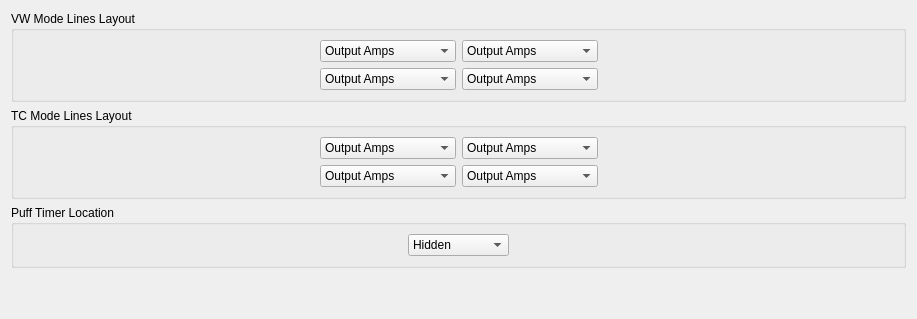
          <widget class="QWidget" name="tab_19">
           <attribute name="title">
            <string>Layout</string>
           </attribute>
           <layout class="QVBoxLayout" name="verticalLayout_17">
            <item>
             <widget class="QGroupBox" name="groupBox_3">
              <property name="title">
               <string>VW Mode Lines Layout</string>
              </property>
              <layout class="QGridLayout" name="gridLayout_20">
               <item row="0" column="0">
                <spacer name="horizontalSpacer_10">
                 <property name="orientation">
                  <enum>Qt::Horizontal</enum>
                 </property>
                 <property name="sizeHint" stdset="0">
                  <size>
                   <width>242</width>
                   <height>20</height>
                  </size>
                 </property>
                </spacer>
               </item>
               <item row="0" column="1">
                <widget class="QComboBox" name="screenVWL1Combo">
                 <item>
                  <property name="text">
                   <string>Output Amps</string>
                  </property>
                 </item>
                 <item>
                  <property name="text">
                   <string>Live Resistance</string>
                  </property>
                 </item>
                 <item>
                  <property name="text">
                   <string>Coil Temperature</string>
                  </property>
                 </item>
                 <item>
                  <property name="text">
                   <string>Puffs</string>
                  </property>
                 </item>
                 <item>
                  <property name="text">
                   <string>Puffs Time</string>
                  </property>
                 </item>
                 <item>
                  <property name="text">
                   <string>Battery(s) Volts</string>
                  </property>
                 </item>
                 <item>
                  <property name="text">
                   <string>Battery + V</string>
                  </property>
                 </item>
                 <item>
                  <property name="text">
                   <string>Battery %</string>
                  </property>
                 </item>
                 <item>
                  <property name="text">
                   <string>Board Temperature</string>
                  </property>
                 </item>
                 <item>
                  <property name="text">
                   <string>Last Puff Time</string>
                  </property>
                 </item>
                 <item>
                  <property name="text">
                   <string>Last Power</string>
                  </property>
                 </item>
                 <item>
                  <property name="text">
                   <string>Last Temperature</string>
                  </property>
                 </item>
                </widget>
               </item>
               <item row="0" column="2">
                <widget class="QComboBox" name="screenVWL2Combo">
                 <item>
                  <property name="text">
                   <string>Output Amps</string>
                  </property>
                 </item>
                 <item>
                  <property name="text">
                   <string>Live Resistance</string>
                  </property>
                 </item>
                 <item>
                  <property name="text">
                   <string>Coil Temperature</string>
                  </property>
                 </item>
                 <item>
                  <property name="text">
                   <string>Puffs</string>
                  </property>
                 </item>
                 <item>
                  <property name="text">
                   <string>Puffs Time</string>
                  </property>
                 </item>
                 <item>
                  <property name="text">
                   <string>Battery(s) Volts</string>
                  </property>
                 </item>
                 <item>
                  <property name="text">
                   <string>Battery + V</string>
                  </property>
                 </item>
                 <item>
                  <property name="text">
                   <string>Battery %</string>
                  </property>
                 </item>
                 <item>
                  <property name="text">
                   <string>Board Temperature</string>
                  </property>
                 </item>
                 <item>
                  <property name="text">
                   <string>Last Puff Time</string>
                  </property>
                 </item>
                 <item>
                  <property name="text">
                   <string>Last Power</string>
                  </property>
                 </item>
                 <item>
                  <property name="text">
                   <string>Last Temperature</string>
                  </property>
                 </item>
                </widget>
               </item>
               <item row="0" column="3">
                <spacer name="horizontalSpacer_11">
                 <property name="orientation">
                  <enum>Qt::Horizontal</enum>
                 </property>
                 <property name="sizeHint" stdset="0">
                  <size>
                   <width>241</width>
                   <height>20</height>
                  </size>
                 </property>
                </spacer>
               </item>
               <item row="1" column="1">
                <widget class="QComboBox" name="screenVWL3Combo">
                 <item>
                  <property name="text">
                   <string>Output Amps</string>
                  </property>
                 </item>
                 <item>
                  <property name="text">
                   <string>Live Resistance</string>
                  </property>
                 </item>
                 <item>
                  <property name="text">
                   <string>Coil Temperature</string>
                  </property>
                 </item>
                 <item>
                  <property name="text">
                   <string>Puffs</string>
                  </property>
                 </item>
                 <item>
                  <property name="text">
                   <string>Puffs Time</string>
                  </property>
                 </item>
                 <item>
                  <property name="text">
                   <string>Battery(s) Volts</string>
                  </property>
                 </item>
                 <item>
                  <property name="text">
                   <string>Battery + V</string>
                  </property>
                 </item>
                 <item>
                  <property name="text">
                   <string>Battery %</string>
                  </property>
                 </item>
                 <item>
                  <property name="text">
                   <string>Board Temperature</string>
                  </property>
                 </item>
                 <item>
                  <property name="text">
                   <string>Last Puff Time</string>
                  </property>
                 </item>
                 <item>
                  <property name="text">
                   <string>Last Power</string>
                  </property>
                 </item>
                 <item>
                  <property name="text">
                   <string>Last Temperature</string>
                  </property>
                 </item>
                </widget>
               </item>
               <item row="1" column="2">
                <widget class="QComboBox" name="screenVWL4Combo">
                 <item>
                  <property name="text">
                   <string>Output Amps</string>
                  </property>
                 </item>
                 <item>
                  <property name="text">
                   <string>Live Resistance</string>
                  </property>
                 </item>
                 <item>
                  <property name="text">
                   <string>Coil Temperature</string>
                  </property>
                 </item>
                 <item>
                  <property name="text">
                   <string>Puffs</string>
                  </property>
                 </item>
                 <item>
                  <property name="text">
                   <string>Puffs Time</string>
                  </property>
                 </item>
                 <item>
                  <property name="text">
                   <string>Battery(s) Volts</string>
                  </property>
                 </item>
                 <item>
                  <property name="text">
                   <string>Battery + V</string>
                  </property>
                 </item>
                 <item>
                  <property name="text">
                   <string>Battery %</string>
                  </property>
                 </item>
                 <item>
                  <property name="text">
                   <string>Board Temperature</string>
                  </property>
                 </item>
                 <item>
                  <property name="text">
                   <string>Last Puff Time</string>
                  </property>
                 </item>
                 <item>
                  <property name="text">
                   <string>Last Power</string>
                  </property>
                 </item>
                 <item>
                  <property name="text">
                   <string>Last Temperature</string>
                  </property>
                 </item>
                </widget>
               </item>
              </layout>
             </widget>
            </item>
            <item>
             <widget class="QGroupBox" name="groupBox_4">
              <property name="title">
               <string>TC Mode Lines Layout</string>
              </property>
              <layout class="QGridLayout" name="gridLayout_21">
               <item row="0" column="0">
                <spacer name="horizontalSpacer_12">
                 <property name="orientation">
                  <enum>Qt::Horizontal</enum>
                 </property>
                 <property name="sizeHint" stdset="0">
                  <size>
                   <width>242</width>
                   <height>20</height>
                  </size>
                 </property>
                </spacer>
               </item>
               <item row="0" column="1">
                <widget class="QComboBox" name="screenTCL1Combo">
                 <item>
                  <property name="text">
                   <string>Output Amps</string>
                  </property>
                 </item>
                 <item>
                  <property name="text">
                   <string>Live Resistance</string>
                  </property>
                 </item>
                 <item>
                  <property name="text">
                   <string>Coil Temperature</string>
                  </property>
                 </item>
                 <item>
                  <property name="text">
                   <string>Puffs</string>
                  </property>
                 </item>
                 <item>
                  <property name="text">
                   <string>Puffs Time</string>
                  </property>
                 </item>
                 <item>
                  <property name="text">
                   <string>Battery(s) Volts</string>
                  </property>
                 </item>
                 <item>
                  <property name="text">
                   <string>Battery + V</string>
                  </property>
                 </item>
                 <item>
                  <property name="text">
                   <string>Battery %</string>
                  </property>
                 </item>
                 <item>
                  <property name="text">
                   <string>Board Temperature</string>
                  </property>
                 </item>
                 <item>
                  <property name="text">
                   <string>Last Puff Time</string>
                  </property>
                 </item>
                 <item>
                  <property name="text">
                   <string>Last Power</string>
                  </property>
                 </item>
                 <item>
                  <property name="text">
                   <string>Last Temperature</string>
                  </property>
                 </item>
                </widget>
               </item>
               <item row="0" column="2">
                <widget class="QComboBox" name="screenTCL2Combo">
                 <item>
                  <property name="text">
                   <string>Output Amps</string>
                  </property>
                 </item>
                 <item>
                  <property name="text">
                   <string>Live Resistance</string>
                  </property>
                 </item>
                 <item>
                  <property name="text">
                   <string>Coil Temperature</string>
                  </property>
                 </item>
                 <item>
                  <property name="text">
                   <string>Puffs</string>
                  </property>
                 </item>
                 <item>
                  <property name="text">
                   <string>Puffs Time</string>
                  </property>
                 </item>
                 <item>
                  <property name="text">
                   <string>Battery(s) Volts</string>
                  </property>
                 </item>
                 <item>
                  <property name="text">
                   <string>Battery + V</string>
                  </property>
                 </item>
                 <item>
                  <property name="text">
                   <string>Battery %</string>
                  </property>
                 </item>
                 <item>
                  <property name="text">
                   <string>Board Temperature</string>
                  </property>
                 </item>
                 <item>
                  <property name="text">
                   <string>Last Puff Time</string>
                  </property>
                 </item>
                 <item>
                  <property name="text">
                   <string>Last Power</string>
                  </property>
                 </item>
                 <item>
                  <property name="text">
                   <string>Last Temperature</string>
                  </property>
                 </item>
                </widget>
               </item>
               <item row="0" column="3">
                <spacer name="horizontalSpacer_13">
                 <property name="orientation">
                  <enum>Qt::Horizontal</enum>
                 </property>
                 <property name="sizeHint" stdset="0">
                  <size>
                   <width>241</width>
                   <height>20</height>
                  </size>
                 </property>
                </spacer>
               </item>
               <item row="1" column="1">
                <widget class="QComboBox" name="screenTCL3Combo">
                 <item>
                  <property name="text">
                   <string>Output Amps</string>
                  </property>
                 </item>
                 <item>
                  <property name="text">
                   <string>Live Resistance</string>
                  </property>
                 </item>
                 <item>
                  <property name="text">
                   <string>Coil Temperature</string>
                  </property>
                 </item>
                 <item>
                  <property name="text">
                   <string>Puffs</string>
                  </property>
                 </item>
                 <item>
                  <property name="text">
                   <string>Puffs Time</string>
                  </property>
                 </item>
                 <item>
                  <property name="text">
                   <string>Battery(s) Volts</string>
                  </property>
                 </item>
                 <item>
                  <property name="text">
                   <string>Battery + V</string>
                  </property>
                 </item>
                 <item>
                  <property name="text">
                   <string>Battery %</string>
                  </property>
                 </item>
                 <item>
                  <property name="text">
                   <string>Board Temperature</string>
                  </property>
                 </item>
                 <item>
                  <property name="text">
                   <string>Last Puff Time</string>
                  </property>
                 </item>
                 <item>
                  <property name="text">
                   <string>Last Power</string>
                  </property>
                 </item>
                 <item>
                  <property name="text">
                   <string>Last Temperature</string>
                  </property>
                 </item>
                </widget>
               </item>
               <item row="1" column="2">
                <widget class="QComboBox" name="screenTCL4Combo">
                 <item>
                  <property name="text">
                   <string>Output Amps</string>
                  </property>
                 </item>
                 <item>
                  <property name="text">
                   <string>Live Resistance</string>
                  </property>
                 </item>
                 <item>
                  <property name="text">
                   <string>Coil Temperature</string>
                  </property>
                 </item>
                 <item>
                  <property name="text">
                   <string>Puffs</string>
                  </property>
                 </item>
                 <item>
                  <property name="text">
                   <string>Puffs Time</string>
                  </property>
                 </item>
                 <item>
                  <property name="text">
                   <string>Battery(s) Volts</string>
                  </property>
                 </item>
                 <item>
                  <property name="text">
                   <string>Battery + V</string>
                  </property>
                 </item>
                 <item>
                  <property name="text">
                   <string>Battery %</string>
                  </property>
                 </item>
                 <item>
                  <property name="text">
                   <string>Board Temperature</string>
                  </property>
                 </item>
                 <item>
                  <property name="text">
                   <string>Last Puff Time</string>
                  </property>
                 </item>
                 <item>
                  <property name="text">
                   <string>Last Power</string>
                  </property>
                 </item>
                 <item>
                  <property name="text">
                   <string>Last Temperature</string>
                  </property>
                 </item>
                </widget>
               </item>
              </layout>
             </widget>
            </item>
            <item>
             <widget class="QGroupBox" name="groupBlaBla">
              <property name="title">
               <string>Puff Timer Location</string>
              </property>
              <layout class="QHBoxLayout" name="horizontalLayout_12">
               <item>
                <spacer name="horizontalSpacer_8">
                 <property name="orientation">
                  <enum>Qt::Horizontal</enum>
                 </property>
                 <property name="sizeHint" stdset="0">
                  <size>
                   <width>385</width>
                   <height>20</height>
                  </size>
                 </property>
                </spacer>
               </item>
               <item>
                <widget class="QComboBox" name="screenPuffTimerLocCombo">
                 <item>
                  <property name="text">
                   <string>Hidden</string>
                  </property>
                 </item>
                 <item>
                  <property name="text">
                   <string>Dominant</string>
                  </property>
                 </item>
                 <item>
                  <property name="text">
                   <string>Top Left</string>
                  </property>
                 </item>
                 <item>
                  <property name="text">
                   <string>Top Right</string>
                  </property>
                 </item>
                 <item>
                  <property name="text">
                   <string>Bottom Left</string>
                  </property>
                 </item>
                 <item>
                  <property name="text">
                   <string>Bottom Right</string>
                  </property>
                 </item>
                </widget>
               </item>
               <item>
                <spacer name="horizontalSpacer_9">
                 <property name="orientation">
                  <enum>Qt::Horizontal</enum>
                 </property>
                 <property name="sizeHint" stdset="0">
                  <size>
                   <width>385</width>
                   <height>20</height>
                  </size>
                 </property>
                </spacer>
               </item>
              </layout>
             </widget>
            </item>
            <item>
             <spacer name="verticalSpacer_3">
              <property name="orientation">
               <enum>Qt::Vertical</enum>
              </property>
              <property name="sizeHint" stdset="0">
               <size>
                <width>20</width>
                <height>40</height>
               </size>
              </property>
             </spacer>
            </item>
           </layout>
          </widget>
